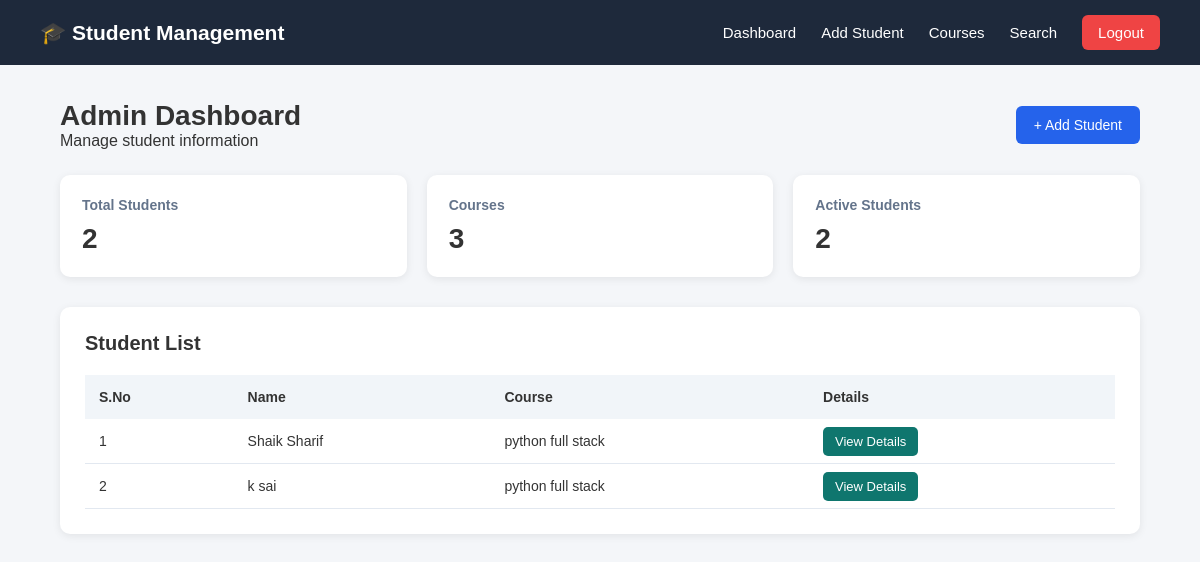
The page /dashboard (signed in) on the database its author committed.
### home/models.py (models this page shows, shortened)
class student_data(models.Model):
    first_name=models.CharField(max_length=32)
    middle_name=models.CharField(max_length=32, blank=True)
    last_name=models.CharField(max_length=32)
    email=models.EmailField()
    phone=models.PositiveBigIntegerField()
    dob=models.DateField()
    course=models.ForeignKey(course,on_delete=models.SET_NULL, null=True)
    marks=models.FloatField()
    address=models.CharField(max_length=100)

class course(models.Model):
    name = models.CharField(max_length=100)
    duration = models.CharField(max_length=50)
    description = models.TextField(blank=True)
    def __str__(self):
        return self.name

### home/views.py (the view)
# urls.py: path('dashboard',views.admin,name='dashboard'),
@login_required
def admin(request):
    data = student_data.objects.all()
    courses = course.objects.all()
    return render(request, 'admin.html', {
        'data': data,
        'courses': courses
    })

### home/templates/admin.html (shortened to what this page needs)
<!DOCTYPE html>
<html lang="en">
<head>
</head>
<body>
    <nav>
        <div class="logo">
            🎓 Student Management
        </div>
        <div class="nav-links">
            <a href="{% url 'dashboard' %}">
                Dashboard
            </a>
            <a href="{% url 'add_student' %}">
                Add Student
            </a>
            <a href="{% url 'courses' %}">
                Courses
            </a>
            <a href="{% url 'search' %}">
                Search
            </a>
            <a href="{% url 'logout' %}" class="logout">
                Logout
            </a>
        </div>
    </nav>
    <main class="container">
        <div class="heading">
            <div>
                <h1>Admin Dashboard</h1>
                <p>Manage student information</p>
            </div>
            <a href="{% url 'add_student' %}" class="add-btn">
                + Add Student
            </a>
        </div>
        <div class="cards">
            <div class="card">
                <h3>Total Students</h3>
                <p>{{ data|length }}</p>
            </div>
            <div class="card">
                <h3>Courses</h3>
                <p>{{courses|length}}</p>
            </div>
            <div class="card">
                <h3>Active Students</h3>
                <p>{{ data|length }}</p>
            </div>
        </div>
        <div class="table-container">
            <h2 class="table-title">
                Student List
            </h2>
            <table>
                <thead>
                    <tr>
                        <th>S.No</th>
                        <th>Name</th>
                        <th>Course</th>
                        <th>Details</th>
                    </tr>
                </thead>
                <tbody>
                    {% for i in data %}
                    <tr>
                        <td>
                            {{ forloop.counter }}
                        </td>
                        <td>
                            {{ i.last_name }} {{ i.first_name }} {{ i.middle_name }}
                        </td>
                        <td>
                            {{ i.course }}
                        </td>
                        <td>
                            <a href="{% url 'student_details' i.id %}" class="details-btn">
                                View Details
                            </a>
                        </td>
                    </tr>
                    {% empty %}
                    <tr>
                        <td colspan="4" class="empty">
                            No Students Found
                        </td>
                    </tr>
                    {% endfor %}
                </tbody>
            </table>
        </div>
    </main>
</body>
</html>

### home/templates/admin.html (style rules this page uses)
* { margin: 0; padding: 0; box-sizing: border-box; font-family: Arial, sans-serif; }
body { background-color: #f4f6f9; color: #333; }
nav { height: 65px; background-color: #1e293b; color: white; display: flex; align-items: center; justify-content: space-between; padding: 0 40px; }
.logo { font-size: 21px; font-weight: bold; }
.nav-links { display: flex; align-items: center; gap: 25px; }
.nav-links a { color: white; text-decoration: none; font-size: 15px; }
.logout { background-color: #ef4444; padding: 9px 16px; border-radius: 6px; }
.container { width: 90%; max-width: 1200px; margin: 35px auto; }
.heading { display: flex; justify-content: space-between; align-items: center; margin-bottom: 25px; }
.heading h1 { font-size: 28px; }
.add-btn { background-color: #2563eb; color: white; padding: 11px 18px; border-radius: 6px; text-decoration: none; font-size: 14px; }
.cards { display: grid; grid-template-columns: repeat(3, 1fr); gap: 20px; margin-bottom: 30px; }
.card { background-color: white; padding: 22px; border-radius: 10px; box-shadow: 0 2px 8px rgba(0, 0, 0, 0.08); }
.card h3 { color: #64748b; font-size: 14px; margin-bottom: 10px; }
.card p { font-size: 28px; font-weight: bold; }
.table-container { background-color: white; padding: 25px; border-radius: 10px; box-shadow: 0 2px 8px rgba(0, 0, 0, 0.08); overflow-x: auto; }
.table-title { font-size: 20px; margin-bottom: 20px; }
table { width: 100%; border-collapse: collapse; }
th { background-color: #f1f5f9; text-align: left; padding: 14px; font-size: 14px; }
td { padding: 14px; border-bottom: 1px solid #e2e8f0; font-size: 14px; }
.details-btn { background-color: #0f766e; color: white; padding: 7px 12px; border-radius: 5px; text-decoration: none; font-size: 13px; }

### rows shown on the page
student_data: last_name "Shaik", first_name "Sharif", course "python full stack"
student_data: last_name "k", first_name "sai", course "python full stack"

### other values the page prints
{{ data|length }} "2"
{{ courses|length }} "3"
